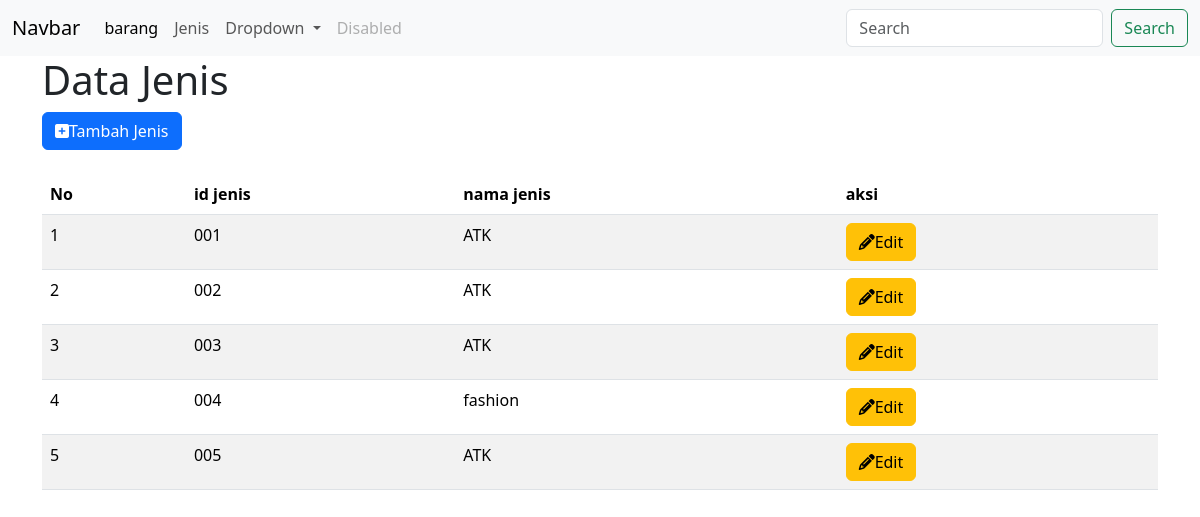
The app's page /view/jenis/index.php with its own data.
### tables this page shows
CREATE TABLE `jenis` (
  `id_jenis` varchar(15) NOT NULL,
  `nama_jenis` varchar(25) DEFAULT NULL
);

### view/jenis/index.php (the view, shortened to what this page needs)
<!DOCTYPE html>
<html lang="en">
<head>
    <link rel="stylesheet" href="https://cdn.jsdelivr.net/npm/bootstrap@5.3.3/dist/css/bootstrap.min.css">
    <link rel="stylesheet" href="https://cdnjs.cloudflare.com/ajax/libs/font-awesome/6.2.0/css/all.min.css">
</head>
<body>
<nav class="navbar navbar-expand-lg bg-body-tertiary">
  <div class="container-fluid">
    <a class="navbar-brand" href="#">Navbar</a>
    <div class="collapse navbar-collapse" id="navbarSupportedContent">
      <ul class="navbar-nav me-auto mb-2 mb-lg-0">
        <li class="nav-item">
          <a class="nav-link active" aria-current="page" href="../barang/index.php">barang</a>
        </li>
        <li class="nav-item">
          <a class="nav-link" href="../jenis/index.php">Jenis</a>
        </li>
        <li class="nav-item dropdown">
          <a class="nav-link dropdown-toggle" href="#" role="button" data-bs-toggle="dropdown" aria-expanded="false">
            Dropdown
          </a>
        </li>
        <li class="nav-item">
          <a class="nav-link disabled" aria-disabled="true">Disabled</a>
        </li>
      </ul>
      <form class="d-flex" role="search">
        <input class="form-control me-2" type="search" placeholder="Search" aria-label="Search">
        <button class="btn btn-outline-success" type="submit">Search</button>
      </form>
    </div>
  </div>
</nav>
<div class="container">
    <h1>Data Jenis</h1>
    <a class="btn btn-primary" href="view_tambah.php" role="button"><i class="fa-solid fa-square-plus"></i>Tambah Jenis</a>
    <br><br>
<table class="table table-striped">
  <thead>
    <tr>
    <th scope="col">No</th>
      <th scope="col">id jenis</th>
      <th scope="col">nama jenis</th>
      <th scope="col">aksi</th>
    </tr>
    </thead>
    <tbody>
    <?php
        include '../../config/koneksi.php';
        $query = mysqli_query($conn,"SELECT * FROM jenis");
        $no=1;
        if(mysqli_num_rows($query)){
            while($result=mysqli_fetch_assoc($query)){
                ?>
                  <tr>
                    <td><?php echo $no?></td>
                    <td><?php echo $result['id_jenis'] ?></td>
                    <td><?php echo $result['nama_jenis'] ?></td>
                    <td>
                        <a href="view_edit.php?id_jenis=<?php echo $result['id_jenis']?>" class="btn btn-warning"> <i class="fa-solid fa-pencil"></i>Edit</a>
                    </td>
                  </tr>
                  <?php
                  $no++;
            }
        }else{
            echo "Data kosong";
        }
        ?>
    </table>
</div>
</body>
</html>

### records on screen
jenis: id_jenis "001", nama_jenis "ATK"
jenis: id_jenis "002", nama_jenis "ATK"
jenis: id_jenis "003", nama_jenis "ATK"
jenis: id_jenis "004", nama_jenis "fashion"
jenis: id_jenis "005", nama_jenis "ATK"
